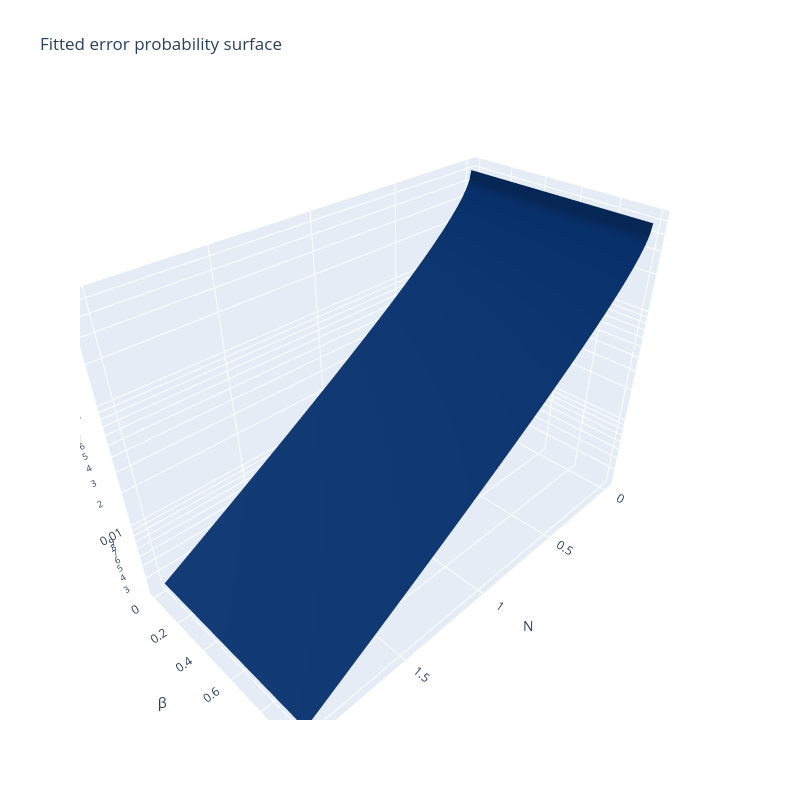

This figure's notebook cell:
### Markdown cell above
## Plot fit of data to theory

### Code cell
# Fit theoretical form
z_data = p_err_cs

def model(N, A, B):
    return A * erfc(B*np.sqrt(N))

params, covariance = curve_fit(model, N_cs, z_data)
A_fit, B_fit = params
A_err, B_err = np.sqrt(np.diag(covariance))

print(f"A = {A_fit:.3f} ± {A_err:.3f}, {(np.abs(A_fit - 0.5)/(A_err)):.3f}σ away from theoretical value")
print(f"B = {B_fit:.3f} ± {B_err:.3f}, {(np.abs(B_fit - np.sqrt(2))/(B_err)):.3f}σ away from theoretical value")

# Create fitted surface
N_fit = np.linspace(N_cs.min(), N_cs.max(), 200)
beta_fit = np.linspace(0, 1, 200)
N_surface, beta_surface = np.meshgrid(N_fit, beta_fit, indexing="ij")

# No beta dependence
z_surface = model(N_surface, A_fit, B_fit)


# Plot
fig = go.Figure()

# Fitted surface
fig.add_trace(
    go.Surface(x=N_surface, y=beta_surface, z=z_surface, colorscale="Blues_r", opacity=1, name="Fitted surface", showscale=False)
)

fig.update_layout(
    title="Fitted error probability surface",
    width=800,
    height=800,
    scene=dict(xaxis_title="N", yaxis_title="β",
    zaxis = dict(title="P_err", type="log")
))

fig.show()

### Figure 1 — Plotly figure (JSON) as saved in the notebook; plotly's stock layout.template omitted (floating-point values rounded to 4 significant figures; data arrays with more than 128 entries replaced by an {"elided": "..."} marker saying what was removed)
{"data": [{"colorscale": [[0, "rgb(8,48,107)"], [0.125, "rgb(8,81,156)"], [0.25, "rgb(33,113,181)"], [0.375, "rgb(66,146,198)"], [0.5, "rgb(107,174,214)"], [0.625, "rgb(158,202,225)"], [0.75, "rgb(198,219,239)"], [0.875, "rgb(222,235,247)"], [1, "rgb(247,251,255)"]], "name": "Fitted surface", "opacity": 1, "showscale": false, "type": "surface", "x": {"elided": "200x200 float values"}, "y": {"elided": "200x200 float values"}, "z": {"elided": "200x200 float values"}}], "layout": {"height": 800, "scene": {"xaxis": {"title": {"text": "N"}}, "yaxis": {"title": {"text": "β"}}, "zaxis": {"title": {"text": "P_err"}, "type": "log"}}, "title": {"text": "Fitted error probability surface"}, "width": 800}}
